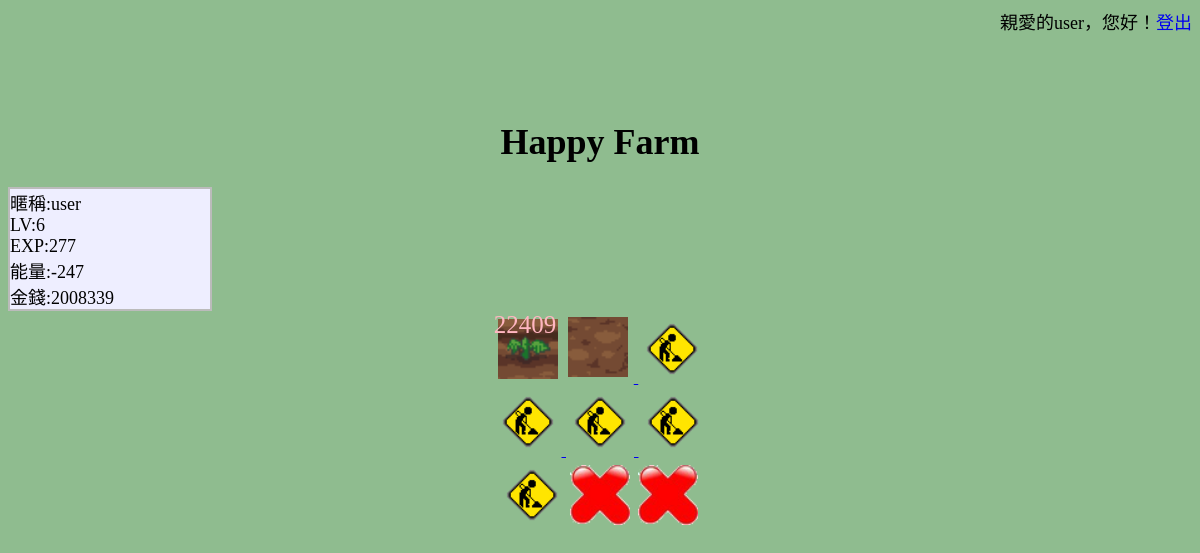
Page /1.php (signed in) on the committed database.
### tables this page shows
CREATE TABLE IF NOT EXISTS `player` (
  `pID` int(11) NOT NULL,
  `pname` varchar(11) NOT NULL,
  `account` varchar(20) NOT NULL,
  `password` varchar(20) NOT NULL,
  `level` int(11) NOT NULL DEFAULT '1',
  `exp` int(11) NOT NULL DEFAULT '0',
  `energy` int(11) NOT NULL DEFAULT '30',
  `money` int(11) NOT NULL DEFAULT '100'
);

### 1.php (the view, shortened to what this page needs)
<?php
    include"isset.php";
    $id=$_SESSION['uID'];
?>
<!DOCTYPE html>
<html lang="en">
<head>
</head>
<body>
<?php
    echo"<div id=\"top\">";
    echo"親愛的".$id."，您好！<a href=\"logout.php\" STYLE=\"text-decoration:none\">登出</a>";
    echo"</div>";
    echo"</br></br></br><h1 style=\"text-align:center;\">Happy Farm</h1>";
    $sql1 = "select  * from player  where pname='$id'";
    $results=mysqli_query($conn,$sql1);
    if($rows=mysqli_fetch_array($results)){
        echo"<div id=\"column\">",
            "暱稱:".$rows["pname"]."</br>",
            "LV:".$rows["level"]."</br>",
            "EXP:".$rows["exp"]."</br>",
            "能量:".$rows["energy"]."</br>",
            "金錢:".$rows["money"]."</br></div>";
    }
?>
<div id="rr" align="center">
<?php
$sql1 = "select * from player  where pname='$id'";
$results2=mysqli_query($conn,$sql1);
if ($rs=mysqli_fetch_array($results2)) {
    if($rs['level']==1){
        $farm=2;
        for($i=1;$i<=$farm;$i++){
            if($i%3==0){
                echo"<label>",
                    "<input name=\"farm\" value=\"$i\" type=\"radio\"></input>",
                    "<img src=\"img/1.jpg\" id=\"b\" ></label></br>";
            }
            else{
                echo"<label>",
                    "<input name=\"farm\" value=\"$i\" type=\"radio\"></input>",
                    "<img src=\"img/1.jpg\" id=\"b\" ></label>";
            }
        }
        for($i=1;$i<=9-$farm;$i++){
            if(($i+($farm%3))%3==0){
                echo"<img src=\"img/2.png\"></br>";
            }
            else{
                echo"<img src=\"img/2.png\">";
            }
        }
    }
    else{
        $sql2 = "select  count(farmID) from farmplayer  where pname='$id'";
        $results3=mysqli_query($conn,$sql2);
        if ($rs1=mysqli_fetch_array($results3)) {
            $farm=$rs1['count(farmID)'];
            $nextfarm=$farm+1;
            $sqlfarming = "select farmID , status from farmplayer  where pname='$id'";
            $results4=mysqli_query($conn,$sqlfarming);
            while ($rss=mysqli_fetch_array($results4)) {
                $a[]=$rss['status'];
                $b[]=$rss['farmID'];
            }
            $count=0;
            $check=1;
                for($i=1;$i<=$farm;$i++){
                    $count++;
                        if($a[$i-1]==$check){
                            if($count%3==0){
                                echo "<span id=\"upper\" class=\"timer".$b[$i-1]."\"></span>";
                                echo "<img src=\"img/growing.png\"></br>";
                            }
                            else{
                                echo "<span id=\"upper\" class=\"timer".$b[$i-1]."\"></span>";
                                echo "<img src=\"img/growing.png\">";
                            }
                        }
                        else{
                            if($i%3==0){
                                echo"<label>",
                                    "<input name=\"farm\" value=\"$i\" type=\"radio\"></input>",
                                    "<img src=\"img/1.jpg\" id=\"b\"></label></br>";
                            }
                            else{
                                echo"<label>",
                                    "<input name=\"farm\" value=\"$i\" type=\"radio\"></input>",
                                    "<img src=\"img/1.jpg\" id=\"b\"  ></label>";
                            }
                        }
                }
            $sql3 = "select count(needlevel) from player , farm where pname='$id' and level>=needlevel ";
            $results5=mysqli_query($conn,$sql3);
            $rs2=mysqli_fetch_array($results5);
                $buyfarm=$rs2['count(needlevel)'];
                $buyfarm=$buyfarm-$farm;
                for($i=1;$i<=$buyfarm;$i++){
                    if(($i+($farm%3))%3==0){
                        echo"<a href='buy.php?nextfarm=".$nextfarm."' OnClick=\"return confirm('確定要購買嗎？')\";>
                            <img src=\"img/3.gif\"></a></br>";
                    }
                    else{
                        echo"<a href='buy.php?nextfarm=".$nextfarm."' OnClick=\"return confirm('確定要購買嗎？')\";>
                            <img src=\"img/3.gif\"></a>";
                    }
                }
            for($i=1;$i<=9-($farm+$buyfarm);$i++){
                if(($i+(($buyfarm+$farm)%3))%3==0){
                    echo"<img src=\"img/2.png\"></br>";
                }
                else{
                    echo"<img src=\"img/2.png\">";
                }
            }
        }
    }
}
?>
</div>
</body>
</html>

### 1.php (style rules this page uses)
body { background-color:#8FBC8F; font-size:18px; }
#top { text-align:right; }
img { width:60px; height:60px; margin:4px; }
label > input + img { cursor:pointer; border:2px solid transparent; }
#column { background-color:#EEEEFF; display:block; width:200px; border:2px solid #BBBBBB; }
#upper { position:absolute; font-size:25px; color:#FFB6C1; }

### rows in the picture
player: pname "user", level "6", exp "277", energy "-247", money "2008339"

### other values in the picture
$id "user"
